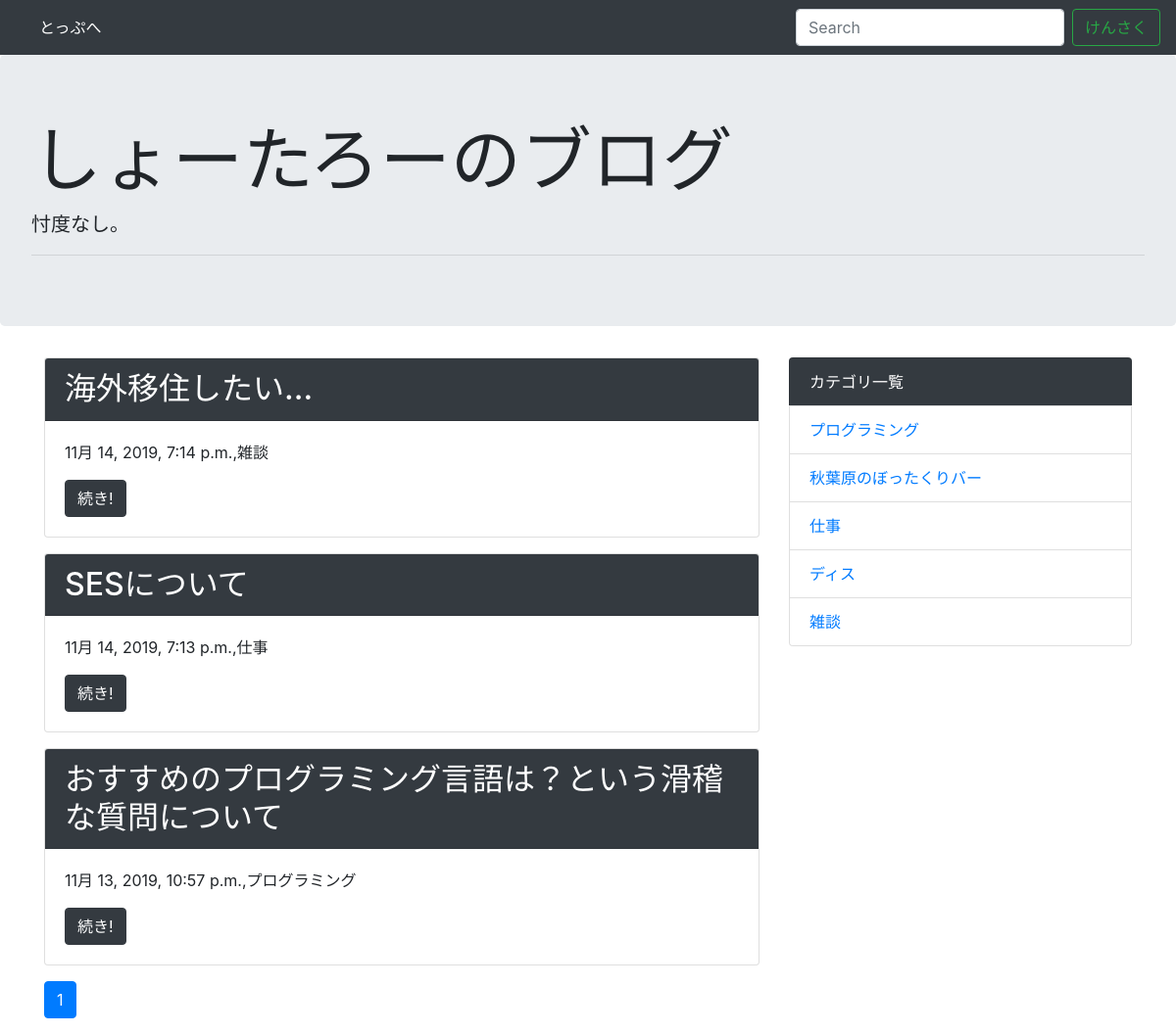
The page / on the database its author committed.
### blog/models.py (models this page shows, shortened)
class Post(models.Model):
    title = models.CharField('タイトル',max_length=255)
    text = models.TextField('本文')
    created_at = models.DateTimeField('作成日',default=timezone.now)
    category = models.ForeignKey(Category, verbose_name='カテゴリ',on_delete=models.PROTECT)

class Category(models.Model):
    name = models.CharField('カテゴリ名',max_length=255)
    created_at = models.DateTimeField('作成日',default=timezone.now)
    def __str__(self):
        return self.name

### blog/views.py (the view)
# urls.py: path('',views.IndexView.as_view(), name='index'),
class IndexView(generic.ListView):
    model = Post
    paginate_by = 10
    def get_queryset(self):
        queryset =  Post.objects.order_by('-created_at')
        keyword = self.request.GET.get('keyword')
        if keyword:
            queryset = queryset.filter(
                Q(title__icontains=keyword) | Q(text__icontains=keyword)
            )
        return queryset

### blog/context_processors.py (called while the page is built)
def common(request):
    context = {
        'category_list': Category.objects.all(),
    }
    return context

### blog/templatetags/mytag.py (called while the page is built)
@register.simple_tag
def url_replace(request, field, value):
    url_dict = request.GET.copy()
    url_dict[field] = value
    return url_dict.urlencode()

### blog/templates/blog/post_list.html
{% extends 'blog/base.html' %}
{% block content %}
{% for post in post_list %}
<div class="card mb-3">
  <h2 class="card-header bg-dark text-white">{{post.title}}</h2>
  <div class="card-body">
    <p>{{post.created_at}},{{post.category}}</p>
    <a href="{% url 'blog:detail' post.pk %}" class="btn btn-dark">続き!</a>
  </div>
</div>
{% endfor %}
{% include "blog/page.html" %}
{% endblock %}

### blog/templates/blog/base.html (shortened to what this page needs)
<!doctype html>
<html lang="ja">
  <head>
    <link rel="stylesheet" href="https://maxcdn.bootstrapcdn.com/bootstrap/4.0.0-beta.2/css/bootstrap.min.css">
  </head>
  <body>
    <nav class="navbar navbar-expand-lg navbar-dark bg-dark">
    <div class="collapse navbar-collapse" id="navbarSupportedContent">
      <ul class="navbar-nav mr-auto">
        <li class="nav-item active">
          <a class="nav-link" href="{% url 'blog:index' %}">とっぷへ</a>
        </li>
      </ul>
      <form class="form-inline my-2 my-lg-0" method="GET" action="{% url 'blog:index' %}">
        <input class="form-control mr-sm-2" type="text" placeholder="Search" aria-label="Search" name="keyword">
        <button class="btn btn-outline-success my-2 my-sm-0" type="submit">けんさく</button>
      </form>
    </div>
  </nav>
  <div class="jumbotron">
    <h1 class="display-3">しょーたろーのブログ</h1>
      <p class="lead">忖度なし。</p>
      <hr class="my-2">
  </div>
    <div class="container">
      <div class="row">
        <div class="col-md-8">
          {% block content %}
          {% endblock %}
        </div>
        <div class="col-md-4">
          <ul class="list-group">
            <li class="list-group-item bg-dark text-white">カテゴリ一覧</li>
            {% for category in category_list %}
              <li class="list-group-item"><a href="{% url 'blog:category' category.pk %}">{{category}}</a></li>
            {% endfor %}
          </ul>
        </div>
      </div>
    </div>
  </body>
</html>

### blog/templates/blog/page.html (shortened to what this page needs)
{% load mytag %}
<nav aria-label="Page navigation">
  <ul class="pagination">
      {% for link_page in page_obj.paginator.page_range %}
        {% if link_page == page_obj.number %}
          <li class="page-item active">
            <a class="page-link btn btn-dark" href="?{% url_replace request 'page' link_page %}">
              {{ link_page }}
            </a>
          </li>
        {% else %}
          <li class="page-item">
            <a class="page-link" href="?{% url_replace request 'page' link_page %}">
              {{ link_page }}
            </a>
          </li>
        {% endif %}
      {% endfor %}
  </ul>
</nav>

### rows shown on the page
Post: title "海外移住したい...", created_at "11月 14, 2019, 7:14 p.m.", category "雑談"
Post: title "SESについて", created_at "11月 14, 2019, 7:13 p.m.", category "仕事"
Post: title "おすすめのプログラミング言語は？という滑稽な質問について", created_at "11月 13, 2019, 10:57 p.m.", category "プログラミング"
Category: name "プログラミング"
Category: name "秋葉原のぼったくりバー"
Category: name "仕事"
Category: name "ディス"
Category: name "雑談"

### other values the page prints
{{ link_page }} "1"
